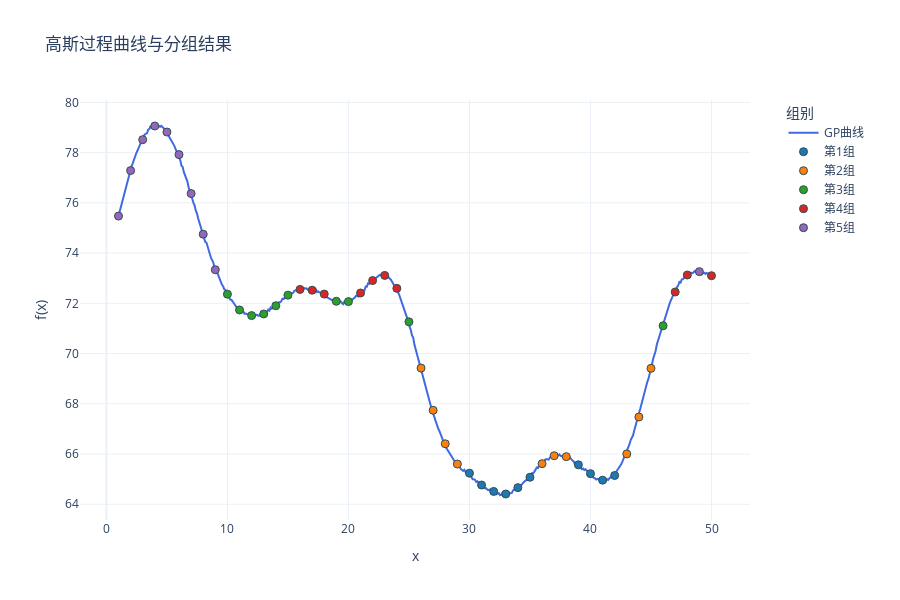

The notebook cell this image was saved under:
### Code cell
import numpy as np
import plotly.graph_objects as go
from sklearn.gaussian_process import GaussianProcessRegressor
from sklearn.gaussian_process.kernels import RBF, ConstantKernel,WhiteKernel

import sys
import os
# 使用当前工作目录
project_root = os.path.dirname(os.getcwd())  # 获取当前目录的父目录
sys.path.insert(0, project_root)
from util.methods import assign_variances

seed = 16
# 定义核函数
kernel = ConstantKernel(25.0) * RBF(length_scale=4.0) + WhiteKernel(1e-3)
gp = GaussianProcessRegressor(kernel=kernel)

x_dense = np.linspace(1, 50, 500).reshape(-1, 1)

y_dense = gp.sample_y(x_dense, n_samples=1, random_state=seed).flatten() + 70

# 提取整数点对应的y值
integer_points = np.arange(1, 51)
y_integers = y_dense[np.linspace(0, 499, 50, dtype=int)]

# 计算整数点的协方差矩阵
cov_matrix = kernel(integer_points.reshape(-1,1))

# 计算相关性矩阵
std_dev = np.sqrt(np.diag(cov_matrix))  
corr_matrix = cov_matrix / np.outer(std_dev, std_dev)  

np.savetxt('Sigma1.txt', cov_matrix, 
           fmt='%.6f',
           header=f'高斯过程协方差矩阵(1-50整数点)\n核函数: {kernel}')

np.savetxt('correlation_matrix.txt', corr_matrix,
           fmt='%.6f',
           header=f'高斯过程相关性矩阵(1-50整数点)\n核函数: {kernel}')

np.savetxt('mu.txt', 
           y_integers,
           fmt='%.6f',
           header='真实均值')

# 创建分组标签 (5组，每组10个点)
group_labels = np.floor(np.argsort(np.argsort(y_integers))/10).astype(int)
group_names = [f"第{i+1}组" for i in range(5)]  # 组别名称

fig = go.Figure()

fig.add_trace(go.Scatter(
    x=x_dense.flatten(), 
    y=y_dense,
    mode='lines',
    name='GP曲线',
    line=dict(color='royalblue', width=2)
))

colors = ['#1f77b4', '#ff7f0e', '#2ca02c', '#d62728', '#9467bd']  # 5种不同颜色
for group in range(5):
    mask = (group_labels == group)
    fig.add_trace(go.Scatter(
        x=integer_points[mask],
        y=y_integers[mask],
        mode='markers',
        name=group_names[group],
        marker=dict(
            color=colors[group],
            size=8,
            line=dict(width=1, color='DarkSlateGrey')
    )))

fig.update_layout(
    title='高斯过程曲线与分组结果',
    xaxis_title='x',
    yaxis_title='f(x)',
    template='plotly_white',
    height=600,
    width=900,
    legend=dict(
        title='组别',
        x=1.05,
        y=1,
        xanchor='left',
        yanchor='top',
        bgcolor='rgba(255,255,255,0.8)'
    ),
    margin=dict(r=150) 
)

fig.show()

### Figure 1 — Plotly figure (JSON) as saved in the notebook; plotly's stock layout.template omitted (floating-point values rounded to 4 significant figures; data arrays with more than 128 entries replaced by an {"elided": "..."} marker saying what was removed)
{"data": [{"line": {"color": "royalblue", "width": 2}, "mode": "lines", "name": "GP曲线", "type": "scatter", "x": {"elided": "500 float values"}, "y": {"elided": "500 float values"}}, {"marker": {"color": "#1f77b4", "line": {"color": "DarkSlateGrey", "width": 1}, "size": 8}, "mode": "markers", "name": "第1组", "type": "scatter", "x": [30, 31, 32, 33, 34, 35, 39, 40, 41, 42], "y": [65.24, 64.77, 64.51, 64.41, 64.66, 65.08, 65.57, 65.22, 64.96, 65.14]}, {"marker": {"color": "#ff7f0e", "line": {"color": "DarkSlateGrey", "width": 1}, "size": 8}, "mode": "markers", "name": "第2组", "type": "scatter", "x": [26, 27, 28, 29, 36, 37, 38, 43, 44, 45], "y": [69.42, 67.74, 66.41, 65.6, 65.62, 65.93, 65.9, 66.0, 67.47, 69.41]}, {"marker": {"color": "#2ca02c", "line": {"color": "DarkSlateGrey", "width": 1}, "size": 8}, "mode": "markers", "name": "第3组", "type": "scatter", "x": [10, 11, 12, 13, 14, 15, 19, 20, 25, 46], "y": [72.36, 71.73, 71.51, 71.58, 71.9, 72.33, 72.08, 72.07, 71.26, 71.11]}, {"marker": {"color": "#d62728", "line": {"color": "DarkSlateGrey", "width": 1}, "size": 8}, "mode": "markers", "name": "第4组", "type": "scatter", "x": [16, 17, 18, 21, 22, 23, 24, 47, 48, 50], "y": [72.55, 72.52, 72.37, 72.41, 72.91, 73.11, 72.6, 72.45, 73.13, 73.1]}, {"marker": {"color": "#9467bd", "line": {"color": "DarkSlateGrey", "width": 1}, "size": 8}, "mode": "markers", "name": "第5组", "type": "scatter", "x": [1, 2, 3, 4, 5, 6, 7, 8, 9, 49], "y": [75.47, 77.28, 78.52, 79.06, 78.82, 77.92, 76.37, 74.75, 73.34, 73.26]}], "layout": {"height": 600, "legend": {"bgcolor": "rgba(255,255,255,0.8)", "title": {"text": "组别"}, "x": 1.05, "xanchor": "left", "y": 1, "yanchor": "top"}, "margin": {"r": 150}, "title": {"text": "高斯过程曲线与分组结果"}, "width": 900, "xaxis": {"title": {"text": "x"}}, "yaxis": {"title": {"text": "f(x)"}}}}
